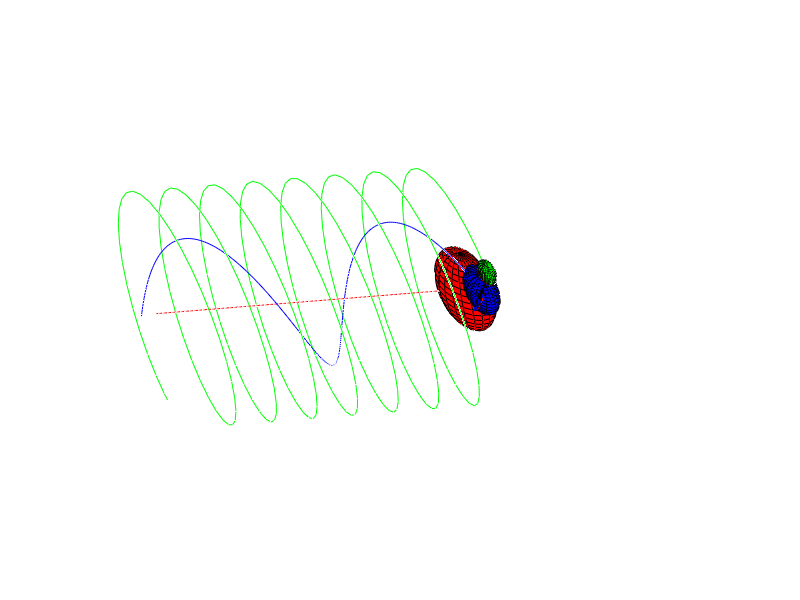

Here is the MATLAB script that generated this plot:
A=[0 50 50 0 0; 0 0 20 20 0; 4 4 4 4 4; 1 1 1 1 1];
A2=[0 50 50 0 0; 0 0 20 20 0; 4 4 4 4 4; 1 1 1 1 1];
A3=[0 50 50 0 0; 0 0 20 20 0; 4 4 4 4 4; 1 1 1 1 1];
A2(2,:)=A(2,:)-140;
A3(2,:)=A(2,:)+80;

set(gcf,'color','k');
[x1,x2,x3] = sphere;
orbit1=[0,0,0]; orbit2=[0,0,0]; orbit3=[0,0,0];
x=0;
for d = 0:0.2:90
   x=x-2.5;
   AA=[1 0 0 x; 0 cos(90) sin(90) 0; 0 -sin(90) cos(90) 0; 0 0 0 1]*A;
   AA2=[1 0 0 x; 0 cos(d) sin(d) 0; 0 -sin(d) cos(d) 0; 0 0 0 1]*A2;
   AA3=[1 0 0 x; 0 cos(d/5) sin(d/5) 0; 0 -sin(d/5) cos(d/5) 0; 0 0 0 1]*A3;

   clf; hold on; axis off;
   axis([-900-d*7 100-d*7 -150 150 -250 250]);
   view([20 100 90]);
    
   orbit1= [orbit1; AA(1,1) AA(2,1) AA(3,1)];
   line(orbit1(:,1), orbit1(:,2), orbit1(:,3),'color','r');
   orbit2 = [orbit2; AA2(1,1) AA2(2,1) AA2(3,1)];
   line(orbit2(:,1), orbit2(:,2), orbit2(:,3),'color','g');
   orbit3=[orbit3; AA3(1,1) AA3(2,1) AA3(3,1)];
   line(orbit3(:,1), orbit3(:,2), orbit3(:,3),'color','b');
   
   surf(50*x1+AA(1,1), 50*(cos(d/10)*x2+sin(d/10)*x3)+AA(2,1), 50*(cos(d/10)*x3-sin(d/10)*x2)+AA(3,1), 'FaceColor', 'r');   
   surf(15*x1+AA2(1,1), 15*x2+AA2(2,1), 15*x3+AA2(3,1), 'FaceColor', 'g');
   surf(30*x1+AA3(1,1), 30*(sin(d)*x1+cos(d)*x2)+AA3(2,1), 30*(cos(d)*x3-sin(d)*x2)+AA3(3,1), 'FaceColor', 'b');
   surf(30*x1+AA3(1,1), 30*x2+AA3(2,1), 30*x3+AA3(3,1), 'FaceColor', 'b');
   pause(0.001);       
end